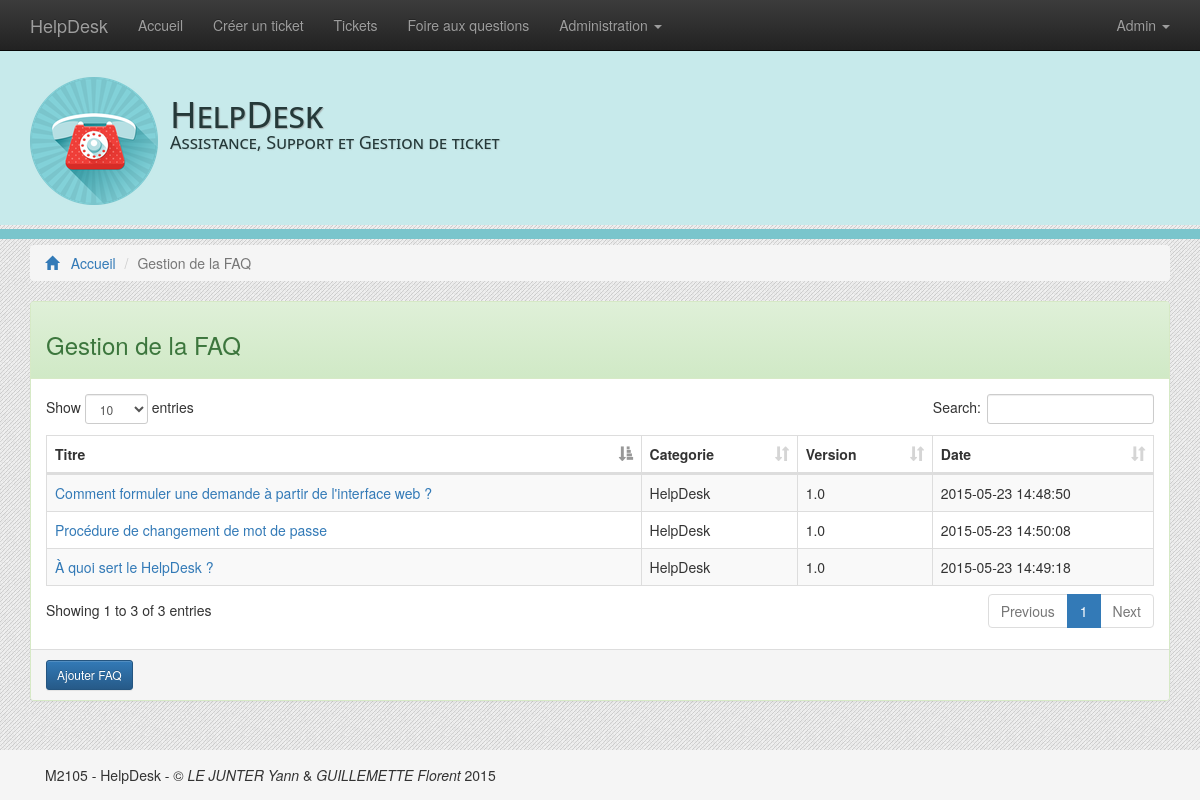
The page /adm_faq.php (signed in) on the database its author committed.
### tables this page shows
CREATE TABLE IF NOT EXISTS `faq` (
  `id` int(11) NOT NULL AUTO_INCREMENT,
  `titre` varchar(100) NOT NULL,
  `contenu` text NOT NULL,
  `dateCreation` timestamp NOT NULL DEFAULT CURRENT_TIMESTAMP,
  `idCategorie` int(11) DEFAULT NULL,
  `idUser` int(11) NOT NULL,
  `version` varchar(20) NOT NULL DEFAULT '1.0',
  `vue` int(11) NOT NULL DEFAULT '0',
  PRIMARY KEY (`id`),
  KEY `idCategorie` (`idCategorie`,`idUser`),
  KEY `idUser` (`idUser`)
);

CREATE TABLE IF NOT EXISTS `categorie` (
  `id` int(11) NOT NULL AUTO_INCREMENT,
  `libelle` varchar(100) NOT NULL,
  `idCategorie` int(11) DEFAULT NULL,
  PRIMARY KEY (`id`),
  KEY `idCategorie` (`idCategorie`)
);

### adm_faq.php (the view, shortened to what this page needs)
<?php
$title = "Gestion de la FAQ";
include 'header.php';
if (!isset($_COOKIE['adm'])){
		echo "<div class='alert alert-info'>Vous n'êtes pas Administrateur, vous ne pouvez donc accéder a cette pagges.</div>";
		header('Refresh: 2, url=index.php');
	}else{
?>
<ol class="breadcrumb">
  <li><a href="index.php"><span class="glyphicon glyphicon-home"></span>&nbsp;&nbsp; Accueil</a></li>
  <li class="active"><?php echo $title;?></li>
 </ol>
<div class="panel panel-success">
	<div class="panel-heading">
		<h3>Gestion de la FAQ</h3>
	</div>
	<div class="panel-body">
		<script> // importation du module dataTable.
$(document).ready(function(){
	$('#exemple').dataTable();
});
    </script>
          <table class="table table-striped table-bordered"  id="exemple">
          <thead>
          	<tr style="text-align:center;">
				<th>Titre</th>
            	<th>Categorie</th>
				<th>Version</th>
                <th>Date</th>
            </tr>
            </thead>
            <tbody>
				<?php
					$db = BDD();
					$req_list = $db -> prepare('SELECT * FROM faq');
					$req_list -> execute(array());
					while ($reponse_liste = $req_list->fetch()){
						$idfaq = $reponse_liste['id'];
						$titre = $reponse_liste['titre'];
						$version = $reponse_liste['version'];
						$date = $reponse_liste['dateCreation'];
						$req_categorie = $db -> prepare('SELECT * FROM categorie WHERE id = :id');
							$req_categorie -> execute(array('id' => $reponse_liste['idCategorie']));
							while ($reponse_categorie = $req_categorie->fetch()){
								$categorie_lib = $reponse_categorie['libelle'];
?>
			<tr>
				<td><a href="faq.php?id=<?php echo $idfaq;?>"><?php echo $titre;?></a></td>
				<td><?php echo $categorie_lib;?></td>
				<td><?php echo $version;?></td>
				<td><?php echo $date;?></td>
			</tr>
<?php
				}}
				?>
			</tbody>
		  </table>
	</div>
	<div class="panel-footer">
		<button  type="button" class="btn btn-primary btn-sm" data-toggle="modal" data-target="#addfaq">Ajouter FAQ</button>
	</div>
</div>
<?php
}
?>
<?php
include 'footer.php';
?>

### css/style.css (style rules this page uses)
body { background-repeat: repeat; background-size: auto auto; background-image:url(../img/theme/bg4.png); padding-top: 50px; padding-bottom:50px; }
html { position: relative; min-height: 100%; }

### rows shown on the page
faq: titre "Comment formuler une demande à partir de l'interface web ?", version "1.0", dateCreation "2015-05-23 14:48:50"
categorie: libelle "HelpDesk"
faq: titre "À quoi sert le HelpDesk ?", version "1.0", dateCreation "2015-05-23 14:49:18"
faq: titre "Procédure de changement de mot de passe", version "1.0", dateCreation "2015-05-23 14:50:08"

### other values the page prints
$username "Admin"
$title "Gestion de la FAQ"
